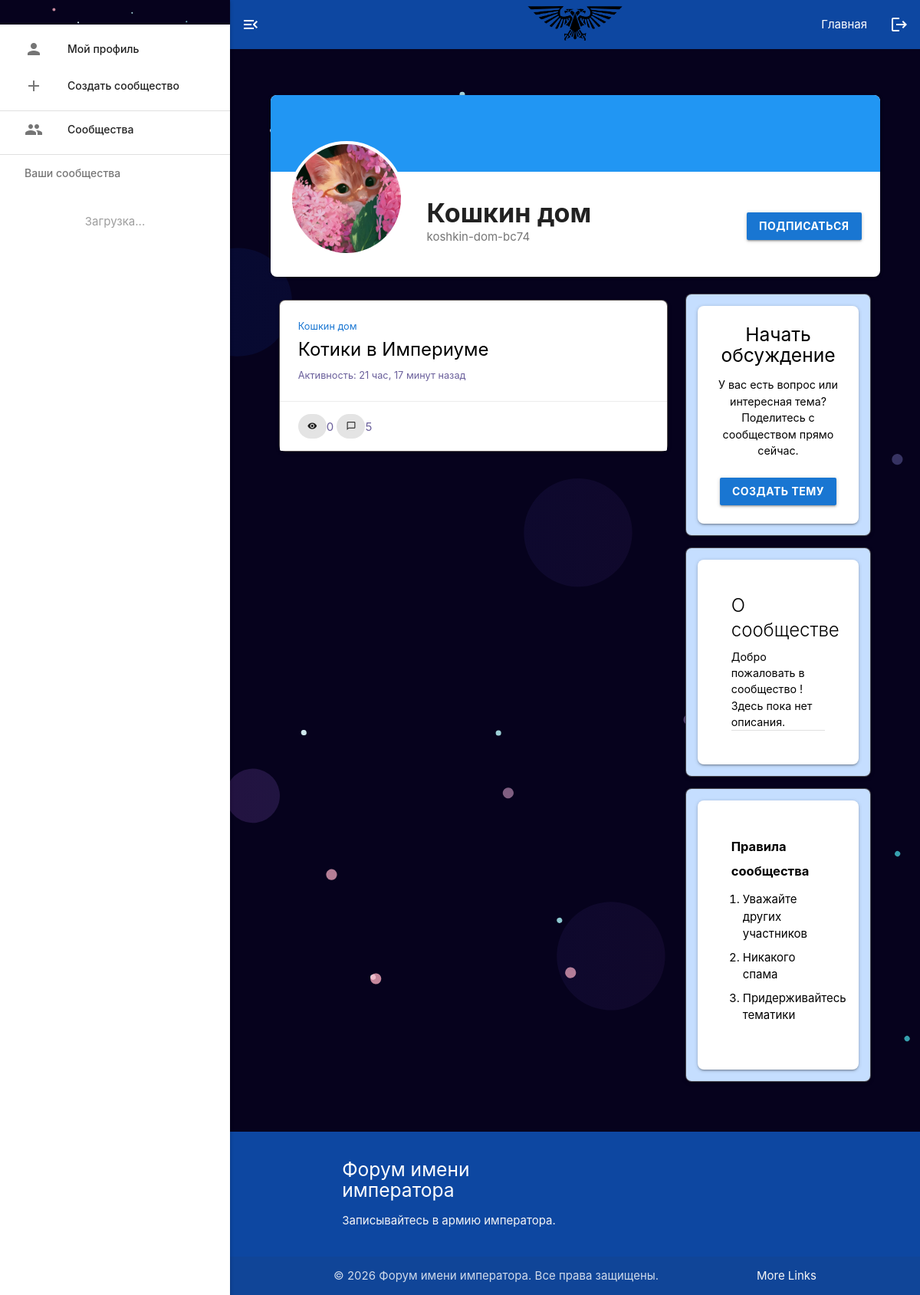
/forum/communities/54/koshkin-dom-bc74/ (signed in), run on the app's committed database.
### forum/models.py (models this page shows, shortened)
class Community(MP_Node, TimeStampedModel):
    owner = models.ForeignKey(
        settings.AUTH_USER_MODEL,
        on_delete=models.PROTECT,
        related_name="owned_communities",
        verbose_name=_("Owner")
    )
    subscribers = models.ManyToManyField(
        settings.AUTH_USER_MODEL,
        related_name="subscibed_comunities",
        blank=True,
        verbose_name=_("Subscribers"),
    )
    title = models.CharField(
        max_length=255,
        verbose_name=_("Title")
    )
    slug = models.SlugField(
        max_length=255,
        unique=True,
        verbose_name=_("Slug")
    )
    description = models.TextField(
        blank=True,
        verbose_name=_("Description")
    )
    icon = models.FileField(
        upload_to="icons/",
        blank=True,
        validators=[FileExtensionValidator(allowed_extensions=['svg', 'png', 'webp', 'jpg', 'jpeg'])],
        verbose_name=_("Icon")
    )
    node_order_by = ["title"]
    class Meta:  # pyright: ignore[reportIncompatibleVariableOverride]
        verbose_name = _("Community")
        verbose_name_plural = _("Communities")
        indexes = [
            models.Index(fields=["slug"]),
        ]

class Topic(TimeStampedModel):
    community = models.ForeignKey(
        "forum.Community",
        on_delete=models.CASCADE,
        related_name="topics",
        verbose_name=_("Community")
    )
    author = models.ForeignKey(
        settings.AUTH_USER_MODEL,
        on_delete=models.CASCADE,
        related_name="created_topics",
        verbose_name=_("Author")
    )
    title = models.CharField(
        max_length=255,
        verbose_name=_("Title")
    )
    is_closed = models.BooleanField(
        default=False,
        verbose_name=_("Is closed")
    )
    is_pinned = models.BooleanField(
        default=False,
        verbose_name=_("Is pinned")
    )
    views_count = models.PositiveIntegerField(
        default=0,
        verbose_name=_("Views count")
    )
    replies_count = models.PositiveIntegerField(
        default=0,
        verbose_name=_("Replies count")
    )
    last_active = models.DateTimeField(
        auto_now_add=True,
        db_index=True,
        verbose_name=_("Last active")
    )
    objects = TopicQuerySet.as_manager()
    class Meta:  # pyright: ignore[reportIncompatibleVariableOverride]
        verbose_name = _("Topic")
        verbose_name_plural = _("Topics")
        indexes = [
            models.Index(fields=["community", "-is_pinned", "-last_active"]),
        ]
    def get_absolute_url(self) -> str:
        slug_text = slugify(unidecode(self.title)) or "topic"
        return reverse("topic_detail", kwargs={
            "topic_id": self.pk,
            "slug": slug_text,
        })

### forum/views.py (the view)
class CommunityDetailView(DetailView):
    model = Community
    template_name = "community_detail.html"
    context_object_name = "community"
    def get_context_data(self, **kwargs):
        context = super().get_context_data(**kwargs)
        community = self.get_object()
        topic_list = Topic.objects.filter(community=community).order_by("-is_pinned", "-last_active")
        paginator = Paginator(topic_list, 5)
        page_number = self.request.GET.get("page", 1)
        page_obj = paginator.get_page(page_number)
        context["page_obj"] = page_obj
        context["topics"] = (
            page_obj)
        return context
    def get_template_names(self):
        if self.request.headers.get("HX-Request"):
            return ["forum/partials/_topic_loop.html"]
        return super().get_template_names()

### forum/templates/community_detail.html (shortened to what this page needs)
{% extends "_layout.html" %}
{% load static %}
{% block extra_css %}
<link rel="stylesheet" href="{% static 'css/community_details.css' %}">
{% endblock extra_css %}
{% block content %}
<div class="card community-header-card z-depth-1">
    {% if community.banner %}
        <img src="{{ community.banner.url }}" class="community-banner-image" alt="Баннер">
    {% else %}
        <div class="community-banner-placeholder blue light-3"></div>
    {% endif %}
    <div class="card-content community-header-content">
        <div class="row valign-wrapper community-header-row">
            <div class="community-avatar-wrapper" style="margin-right: 2rem;">
                {% if community.icon %}
                    <img src="{{ community.icon.url }}" alt="{{ community.title }}" class="circle community-avatar-img">
                {% else %}
                    <div class="grey lighten-3 community-avatar-placeholder z-depth-1">
                        <i class="material-icons black-text" style="font-size: 5rem;">forum</i>
                    </div>
                {% endif %}
            </div>
            <div class="community-title-col" style="flex: 1;">
                <h4 class="community-title-text">{{ community.title }}</h4>
                <span class="grey-text text-darken-1">{{ community.slug }}</span>
            </div>
            <div class="right-align hide-on-small-only community-title-col">
                <form action="{% url 'subscribe_to_community' community.id community.slug %}" method="post" style="display: inline;">
                    <button type="submit" class="btn blue darken-2 waves-effect waves-light create-discussion-btn">
                        {% if user in community.subscribers.all %}Отписаться{% else %}Подписаться{% endif %}
                    </button>
                </form>
            </div>
        </div>
    </div>
</div>
<div class="row">
    <div class="col s12 m8">
        {% include "forum/partials/_topic_loop.html" %}
    </div>
    <div class="col s12 m4">
        {% include "partial_index/_sidebar_index_create_topic.html" %}
        {% include "forum/partials/about.html" %}
        {% include "forum/partials/rules.html" %}
    </div>
</div>
{% endblock content %}

### forum/templates/forum/partials/_topic_loop.html (shortened to what this page needs)
{% for topic in topics %}
    <div class="card flat unified-card hoverable {% if topic.is_pinned %}pinned-topic grey lighten-5{% endif %}">
        <div class="card-content">
            <span class="blue-text text-darken-2 topic-community-name">
                {{ topic.community.title }}
            </span>
            <span class="card-title topic-title-wrapper">
                <a href="{{ topic.get_absolute_url }}" class="black-text topic-title-link">
                    {{ topic.title }}
                </a>
            </span>
            <p class="grey-text topic-activity-text">
                Активность: {{ topic.last_active|timesince }} назад
            </p>
        </div>
        <div class="card-action topic-meta-icons grey-text text-darken-1 topic-meta-action">
            <span><i class="material-icons meta-chip">visibility</i>{{ topic.views_count }}</span>
            <span><i class="material-icons meta-chip">chat_bubble_outline</i>{{ topic.replies_count }}</span>
        </div>
    </div>
{% empty %}
    <div class="card-panel center-align grey lighten-4">
        <p class="grey-text">Подпишитесь на сообщества и мы вам покажем темы :З</p>
    </div>
{% endfor %}

### project/static/css/global.css (style rules this page uses)
:root { --primary-color-card: rgb(255, 255, 255); --primary-color-cute-border: rgb(197, 222, 255); --primary-color-main-bg: rgb(197, 222, 255); --text-color: #000000; --text-color-secondary: #6a5f9b; --text-color-meta: rgba(0, 0, 0, 0.87); --text-color-inverse: #ffffff; --link-color: #90caf9; --bg-meta-chip: #e4e4e4; --bg-danger: #f44336; --border-color-light: #e0e0e0; --border-color-lighter: #f0f0f0; --border-color-comment: #eceff1; --primary-border-color: rgba(44, 36, 36, 0.8); --primary-border-color-hover: rgba(89, 98, 185, 0.8); --border-radius-card: 8px; --border-radius-pill: 16px; --border-radius-circle: 50%; --border-radius-small: 4px; --box-shadow-card: 0 2px 5px rgba(0,0,0,0.2); --spacing-xs: 5px; --spacing-sm: 8px; --spacing-md: 12px; --spacing-lg: 15px; --spacing-xl: 20px; --spacing-xxl: 30px; --sidebar-width: 300px; --avatar-size-lg: 15rem; --avatar-size-sm: 5rem; --carousel-height: 250px; --font-size-xs: 0.8rem; --font-size-sm: 0.85rem; --font-size-md: 0.95rem; --font-size-lg: 1.3rem; --font-size-meta: 13px; --font-size-icon: 18px; --hover-filter: brightness(0.90); --transition-speed: 0.3s; --transition-speed-fast: 0.25s; }
body { display: flex; min-height: 100vh; flex-direction: column; }
.meta-chip { display: inline-flex; align-items: center; background-color: var(--bg-meta-chip); border-radius: var(--border-radius-pill); padding: 0 var(--spacing-md); height: 32px; font-size: var(--font-size-meta); color: var(--text-color-meta); white-space: nowrap; width: fit-content; }
.topic-community-name { font-size: var(--font-size-sm); display: block; margin-bottom: var(--spacing-xs); }
.topic-title-wrapper { margin-bottom: var(--spacing-xs); font-size: var(--font-size-lg); }
.topic-title-link { font-weight: 400; }
.topic-activity-text { font-size: var(--font-size-sm); }
.topic-meta-action { border-top: 1px solid var(--border-color-lighter); background: transparent; }
.create-discussion-btn { font-weight: bold; margin-top: 10px; }
.unified-card { background-color: var(--primary-color-card) !important; border: 1px solid var(--primary-border-color) !important; border-radius: var(--border-radius-card) !important; color: var(--text-color) !important; box-shadow: var(--box-shadow-card) !important; transition: filter var(--transition-speed-fast) ease-in-out, border-color var(--transition-speed-fast) ease-in-out !important; }
.unified-card .card-title, .unified-card .post-text, .unified-card .category-description { color: var(--text-color) !important; }
.unified-card .grey-text { color: var(--text-color-secondary) !important; }

### project/static/css/community_details.css (style rules this page uses)
.community-header-card { background-color: #ffffff !important; border-radius: 8px; overflow: hidden; margin-top: 2rem; margin-bottom: 1.5rem; padding: 0; }
.community-banner-placeholder { height: 100px; width: 100%; }
.community-header-content { padding-top: 0 !important; padding-bottom: 20px !important; padding-left: 20px; padding-right: 20px; }
.community-header-row { margin-bottom: 0 !important; }
.community-avatar-wrapper { margin-top: -40px; }
.community-avatar-img { width: 10rem !important; max-width: 100% !important; height: auto !important; aspect-ratio: 1 / 1; border: 4px solid #ffffff !important; background-color: #ffffff; object-fit: cover; }
.community-title-col { padding-top: 15px !important; }
.community-title-text { margin: 0 0 2px 0; font-weight: bold; }

### data on the page
Community: icon (picture), title "Кошкин дом", slug "koshkin-dom-bc74"
Topic: community "Кошкин дом", title "Котики в Империуме", last_active "21 час, 17 минут", views_count "0", replies_count "5"
